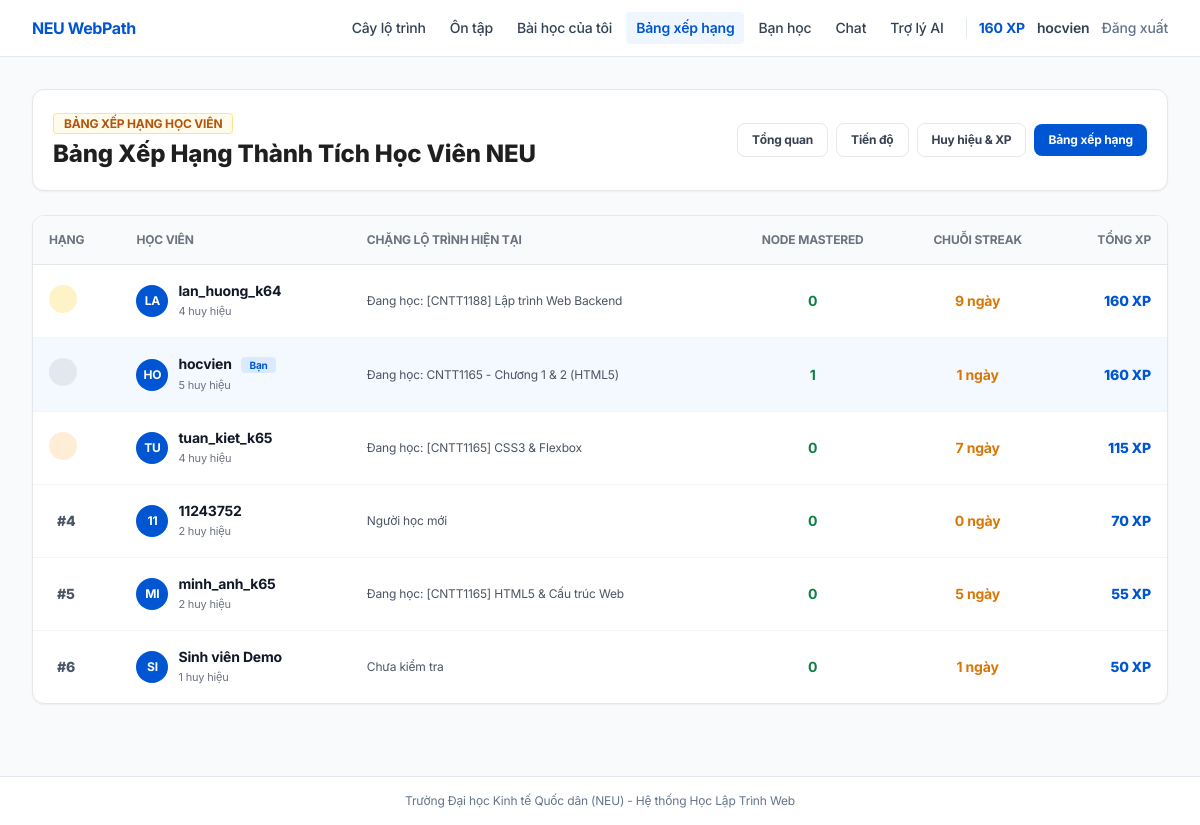
The app's page /m16/leaderboard (signed in) with its own data.
### app/models/schema.py (models this page shows, shortened)
class User(UserMixin, db.Model):
    __tablename__ = "users"
    id = db.Column(db.Integer, primary_key=True)
    username = db.Column(db.String(64), unique=True, nullable=False, index=True)
    email = db.Column(db.String(191), unique=True, nullable=False, index=True)
    password_hash = db.Column(db.String(255), nullable=False)
    role = db.Column(
        db.Enum("learner", "instructor", "admin", name="user_roles", native_enum=False),
        default="learner",
        nullable=False,
    )
    total_xp = db.Column(db.Integer, default=0, nullable=False)
    current_streak = db.Column(db.Integer, default=1, nullable=False)
    placement_done = db.Column(db.Boolean, default=False, nullable=False)
    placement_level = db.Column(db.String(100), default="Người mới bắt đầu (Tier 1)")
    current_focus_skill_id = db.Column(db.Integer, db.ForeignKey("skills.id", ondelete="SET NULL"))
    created_at = db.Column(db.DateTime, default=lambda: datetime.now(timezone.utc))
    focus_skill = db.relationship("Skill", foreign_keys=[current_focus_skill_id])
    badges = db.relationship("UserBadge", backref="user", cascade="all, delete-orphan")
    @property
    def is_admin_or_instructor(self) -> bool:
        return self.role in ("admin", "instructor")

### app/blueprints/m16.py (the view)
@m16_bp.route("/leaderboard")
@login_required
def leaderboard():
    rows = get_leaderboard(limit=25)
    return render_template("m16/leaderboard.html", leaderboard=rows)

### app/models/schema.py (called while the page is built)
@login_manager.user_loader
def load_user(user_id: str):
    return db.session.get(User, int(user_id))

### app/services/m16_service.py (called while the page is built)
def get_leaderboard(limit: int = 20) -> List[Dict[str, Any]]:
    users = (
        User.query.filter_by(role="learner")
        .order_by(User.total_xp.desc(), User.current_streak.desc(), User.id.asc())
        .limit(limit)
        .all()
    )
    rows = []
    for idx, u in enumerate(users, start=1):
        mastered_cnt = UserSkillProgress.query.filter_by(
            user_id=u.id, status="mastered"
        ).count()
        rows.append(
            {
                "rank": idx,
                "user_id": u.id,
                "username": u.username,
                "placement_level": u.placement_level,
                "total_xp": u.total_xp,
                "current_streak": u.current_streak,
                "badges_count": len(u.badges),
                "mastered_nodes": mastered_cnt,
            }
        )
    return rows

### app/templates/m16/leaderboard.html (shortened to what this page needs)
{% extends "base.html" %}
{% block content %}
<div class="w-full px-4 sm:px-6 lg:px-8 sm:px-6 lg:px-8 py-8 space-y-6">
    <div class="bg-white border border-gray-200 rounded-xl p-4 sm:p-5 shadow-sm flex flex-col md:flex-row md:items-center justify-between gap-4">
        <div>
            <span class="px-2.5 py-0.5 rounded bg-amber-50 text-amber-700 border border-amber-200 text-xs font-bold uppercase">
                Bảng Xếp Hạng Học Viên
            </span>
            <h1 class="text-2xl font-extrabold text-[#1F1F1F] mt-1">
                Bảng Xếp Hạng Thành Tích Học Viên NEU
            </h1>
        </div>
        <div class="flex flex-wrap items-center gap-2 text-xs font-bold">
            <a href="{{ url_for('m16.index') }}" class="px-3.5 py-2 rounded-lg border border-gray-200 text-gray-700 hover:bg-gray-50">
                Tổng quan
            </a>
            <a href="{{ url_for('m16.progress') }}" class="px-3.5 py-2 rounded-lg border border-gray-200 text-gray-700 hover:bg-gray-50">
                Tiến độ
            </a>
            <a href="{{ url_for('m16.achievements') }}" class="px-3.5 py-2 rounded-lg border border-gray-200 text-gray-700 hover:bg-gray-50">
                Huy hiệu & XP
            </a>
            <a href="{{ url_for('m16.leaderboard') }}" class="px-3.5 py-2 rounded-lg bg-[#0056D2] text-white">
                Bảng xếp hạng
            </a>
        </div>
    </div>
    <div class="overflow-hidden rounded-xl border border-gray-200 bg-white shadow-sm">
        <table class="w-full text-left text-sm">
            <thead class="bg-gray-50 text-xs uppercase text-gray-500 border-b border-gray-200">
                <tr>
                    <th class="p-4">Hạng</th>
                    <th class="p-4">Học viên</th>
                    <th class="p-4 hidden md:table-cell">Chặng Lộ trình Hiện tại</th>
                    <th class="p-4 text-center">Node Mastered</th>
                    <th class="p-4 text-center">Chuỗi Streak</th>
                    <th class="p-4 text-right">Tổng XP</th>
                </tr>
            </thead>
            <tbody class="divide-y divide-gray-100">
                {% for row in leaderboard %}
                <tr class="{% if row.user_id == current_user.id %}bg-[#F0F6FF]/70{% else %}hover:bg-gray-50{% endif %} transition">
                    <td class="p-4 font-extrabold">
                        {% if row.rank == 1 %}
                            <span class="inline-flex items-center justify-center w-7 h-7 rounded-full bg-amber-100 text-amber-700"></span>
                        {% elif row.rank == 2 %}
                            <span class="inline-flex items-center justify-center w-7 h-7 rounded-full bg-slate-200 text-slate-700"></span>
                        {% elif row.rank == 3 %}
                            <span class="inline-flex items-center justify-center w-7 h-7 rounded-full bg-orange-100 text-orange-800"></span>
                        {% else %}
                            <span class="px-2 text-gray-600">#{{ row.rank }}</span>
                        {% endif %}
                    </td>
                    <td class="p-4">
                        <div class="flex items-center gap-2.5">
                            <div class="w-8 h-8 rounded-full bg-[#0056D2] text-white font-bold text-xs flex items-center justify-center uppercase">
                                {{ row.username[:2] }}
                            </div>
                            <div>
                                <span class="font-bold text-gray-900">{{ row.username }}</span>
                                {% if row.user_id == current_user.id %}
                                    <span class="ml-1.5 px-2 py-0.5 rounded bg-blue-100 text-[#0056D2] text-[10px] font-bold">Bạn</span>
                                {% endif %}
                                <span class="block text-[11px] text-gray-500">{{ row.badges_count }} huy hiệu</span>
                            </div>
                        </div>
                    </td>
                    <td class="p-4 hidden md:table-cell text-xs text-gray-600">{{ row.placement_level }}</td>
                    <td class="p-4 text-center font-bold text-[#0E8043]">{{ row.mastered_nodes }}</td>
                    <td class="p-4 text-center font-bold text-amber-600">
                        {{ row.current_streak }} ngày
                    </td>
                    <td class="p-4 text-right font-extrabold text-[#0056D2]">{{ row.total_xp }} XP</td>
                </tr>
                {% endfor %}
            </tbody>
        </table>
    </div>
</div>
{% endblock %}

### app/templates/base.html (shortened to what this page needs)
<!DOCTYPE html>
<html lang="vi">
<head>
    <script src="https://cdn.tailwindcss.com"></script>
    <link rel="stylesheet" href="{{ url_for('static', filename='css/responsive.css') }}">
</head>
<body class="min-h-screen flex flex-col bg-[#F8FAFC] text-slate-800">
    <header class="bg-white border-b border-slate-200 sticky top-0 z-50">
        <div class="w-full px-4 sm:px-8 min-h-[3.5rem] py-2 flex flex-wrap items-center justify-between gap-4">
            <a href="{{ url_for('main.index') }}" class="text-base font-bold text-[#0056D2] shrink-0 tracking-tight">
                NEU WebPath
            </a>
            <div class="flex flex-wrap items-center gap-3 ml-auto">
                <nav class="flex flex-wrap items-center gap-1 text-sm font-medium">
                    <a href="{{ url_for('skills.tree_view') }}" class="px-2.5 py-1.5 rounded transition whitespace-nowrap {% if 'skills' in (request.endpoint or '') %}bg-blue-50 text-[#0056D2] font-semibold{% else %}text-slate-700 hover:bg-slate-100{% endif %}">
                        Cây lộ trình
                    </a>
                    {% if current_user.is_authenticated %}
                        {% if current_user.role == 'learner' %}
                        <a href="{{ url_for('practice') }}" class="px-2.5 py-1.5 rounded transition whitespace-nowrap {% if request.endpoint in ('practice', 'main.practice') %}bg-blue-50 text-[#0056D2] font-semibold{% else %}text-slate-700 hover:bg-slate-100{% endif %}">
                            Ôn tập
                        </a>
                        {% endif %}
                        <a href="{{ url_for('main.dashboard') }}" class="px-2.5 py-1.5 rounded transition whitespace-nowrap {% if request.endpoint == 'main.dashboard' %}bg-blue-50 text-[#0056D2] font-semibold{% else %}text-slate-700 hover:bg-slate-100{% endif %}">
                            Bài học của tôi
                        </a>
                        <a href="{{ url_for('m16.leaderboard') }}" class="px-2.5 py-1.5 rounded transition whitespace-nowrap {% if request.endpoint == 'm16.leaderboard' %}bg-blue-50 text-[#0056D2] font-semibold{% else %}text-slate-700 hover:bg-slate-100{% endif %}">
                            Bảng xếp hạng
                        </a>
                        <a href="{{ url_for('buddy.index') }}" class="px-2.5 py-1.5 rounded transition whitespace-nowrap {% if request.blueprint == 'buddy' %}bg-blue-50 text-[#0056D2] font-semibold{% else %}text-slate-700 hover:bg-slate-100{% endif %}">
                            Bạn học
                        </a>
                        <a href="{{ url_for('chat.index') }}" class="px-2.5 py-1.5 rounded transition whitespace-nowrap {% if request.blueprint == 'chat' %}bg-blue-50 text-[#0056D2] font-semibold{% else %}text-slate-700 hover:bg-slate-100{% endif %}">
                            Chat
                        </a>
                        <a href="{{ url_for('ai.index') }}" class="px-2.5 py-1.5 rounded transition whitespace-nowrap {% if request.blueprint == 'ai' %}bg-blue-50 text-[#0056D2] font-semibold{% else %}text-slate-700 hover:bg-slate-100{% endif %}">
                            Trợ lý AI
                        </a>
                    {% endif %}
                </nav>
                <div class="flex items-center gap-3 pl-3 border-l border-slate-200 text-xs sm:text-sm">
                    {% if current_user.is_authenticated %}
                        <span class="font-bold text-[#0056D2] whitespace-nowrap">
                            <span id="nav-user-xp">{{ current_user.total_xp }}</span> XP
                        </span>
                        <span class="hidden sm:inline font-semibold text-slate-700 whitespace-nowrap">{{ current_user.username }}</span>
                        <a href="{{ url_for('auth.logout') }}" class="text-slate-500 hover:text-red-600 font-medium whitespace-nowrap">
                            Đăng xuất
                        </a>
                    {% endif %}
                </div>
            </div>
        </div>
    </header>
    <main class="flex-1">
        {% block content %}{% endblock %}
    </main>
    {% if request.endpoint != 'judge.workspace' %}
    <footer class="bg-white border-t border-slate-200 mt-10 py-4 text-center text-xs text-slate-500">
        Trường Đại học Kinh tế Quốc dân (NEU) - Hệ thống Học Lập Trình Web
    </footer>
    {% endif %}
</body>
</html>

### app/static/css/responsive.css (style rules this page uses)
:root { --touch-target-min: 44px; }
html, body { max-width: 100vw; overflow-x: hidden; -webkit-tap-highlight-color: transparent; }

### app/templates/base.html (style rules this page uses)
body { background-color: #F8FAFC; color: #1E293B; font-family: 'Inter', -apple-system, BlinkMacSystemFont, 'Segoe UI', Roboto, 'Helvetica Neue', Arial, sans-serif; -webkit-font-smoothing: antialiased; -moz-osx-font-smoothing: grayscale; letter-spacing: -0.011em; }

### records on screen
User: total_xp "160", username "hocvien", username "HO", shows "Bạn", badges_count "5", placement_level "Đang học: CNTT1165 - Chương 1 & 2 (HTML5)", mastered_nodes "1", current_streak "1"
User: username "LA", username "lan_huong_k64", badges_count "4", placement_level "Đang học: [CNTT1188] Lập trình Web Backend", mastered_nodes "0", current_streak "9", total_xp "160"
User: username "TU", username "tuan_kiet_k65", badges_count "4", placement_level "Đang học: [CNTT1165] CSS3 & Flexbox", mastered_nodes "0", current_streak "7", total_xp "115"
User: rank "4", username "11", username "11243752", badges_count "2", placement_level "Người học mới", mastered_nodes "0", current_streak "0", total_xp "70"
User: rank "5", username "MI", username "minh_anh_k65", badges_count "2", placement_level "Đang học: [CNTT1165] HTML5 & Cấu trúc Web", mastered_nodes "0", current_streak "5", total_xp "55"
User: rank "6", username "SI", username "Sinh viên Demo", badges_count "1", placement_level "Chưa kiểm tra", mastered_nodes "0", current_streak "1", total_xp "50"
